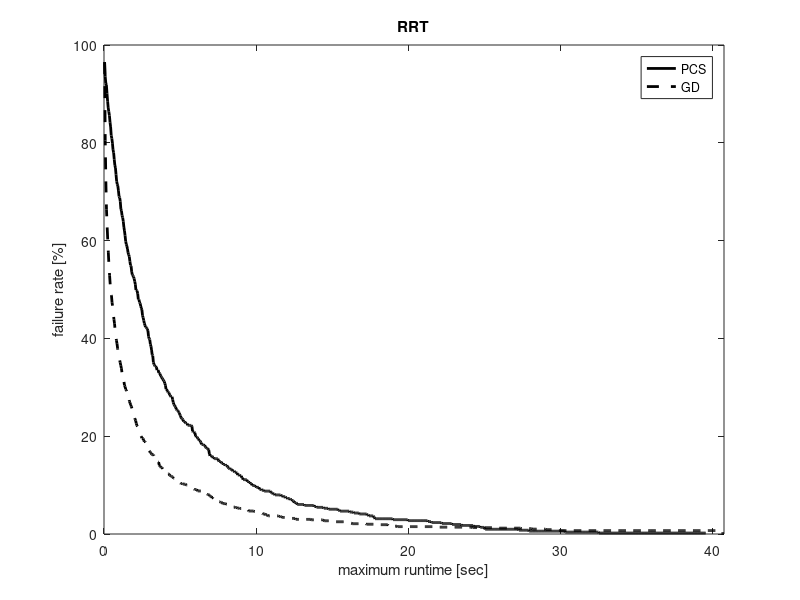
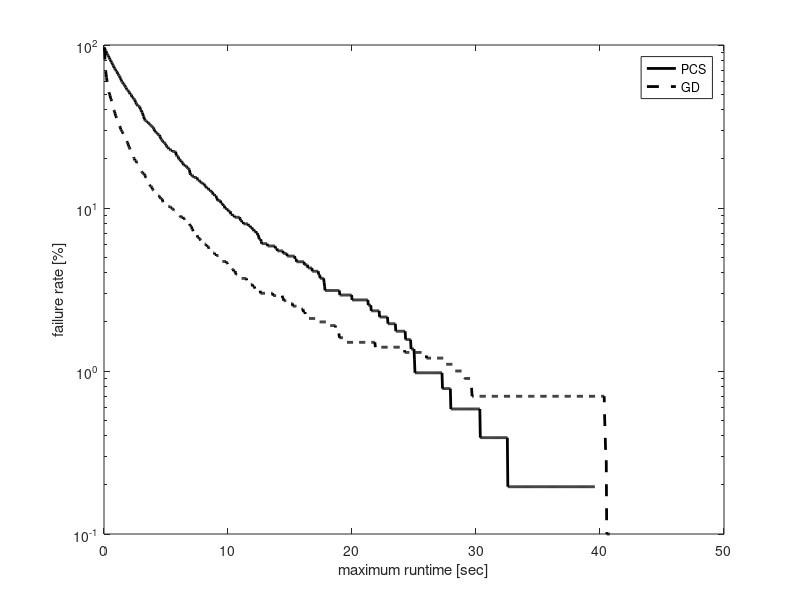

MATLAB code to generate these figures, in order:
% In this experiment I compare the performance of the GD (with KDL) and the
% PCS while using the LazyRRT planner on one scene with obstacles where the start and goal configurations
% are:
% State c_start = {0.5236, 1.7453, -1.8326, -1.4835,	1.5708,	0, 1.004278, 0.2729, 0.9486, -1.15011, 1.81001, -1.97739};
% State c_goal = {0.5236, 0.34907, 0.69813, -1.3963, 1.5708, 0, 0.7096, 1.8032, -1.7061, -1.6286, 1.9143, -2.0155}; // Robot 2 no backflip - Elbow down
% The maximum step distance is 1.05.
% With joint limits of the ABB robots
% last updated: 08/22/17
% Maximum step size for both planners: 2

clear all
clc

%%
D1 = load('benchmark_LazyRRT_PCS_3poles_range2.txt'); 
D1 = D1(D1(:,2)==1,:);

verf = D1(:,1)==1;
suc = D1(:,2)==1;

disp('PCS:');
disp(['Results of ' num2str(size(D1,1)) ' queries.']);
disp(['Percent of successful queries verified: ' num2str(sum(verf & suc)/sum(suc)*100) '%']);
disp(['Plan distance: ' num2str(D1(1,3)) ]);
disp(['Avg. runtime: ' num2str(mean(D1(:,4))*1e3)  ' +/- ' num2str(std(D1(:,4))/sqrt(size(D1,1))*1e3) ' msec ']);
disp(['Avg. local-connection time: ' num2str(mean(D1(:,12))*1e3)  ' +/- ' num2str(std(D1(:,12))/sqrt(size(D1,1))*1e3) ' msec ']);
disp(['Avg. nodes in path: ' num2str(floor(mean(D1(:,10)))) ]);
disp(['Avg. nodes in trees: ' num2str(floor(mean(D1(:,11)))) ]);
disp(['Avg. number of IK solutions: ' num2str(floor(mean(D1(:,5)))) ]);



%%
D2 = load('benchmark_LazyRRT_GD_3poles_range2.txt'); 
verf = D2(:,1)==1;
suc = D2(:,2)==1;

disp('GD:');
disp(['Results of ' num2str(size(D2,1)) ' queries.']);
disp(['Percent of successful queries verified: ' num2str(sum(verf & suc)/sum(suc)*100) '%']);
disp(['Plan distance: ' num2str(D2(1,3)) ]);
disp(['Avg. runtime: ' num2str(mean(D2(:,4))*1e3)  ' +/- ' num2str(std(D2(:,4))/sqrt(size(D2,1))*1e3) ' msec ']);
disp(['Avg. local-connection time: ' num2str(mean(D2(:,12))*1e3)  ' +/- ' num2str(std(D2(:,12))/sqrt(size(D2,1))*1e3) ' msec ']);
disp(['Avg. nodes in path: ' num2str(floor(mean(D2(:,10)))) ]);
disp(['Avg. nodes in trees: ' num2str(floor(mean(D2(:,11)))) ]);
disp(['Avg. number of projections: ' num2str(floor(mean(D2(:,5)))) ]);

%%
% PCS
td = D1(:,4);
maxT = max(td);
T1 = linspace(0,maxT,1000);
T1 = T1(2:end);
for i = 1:length(T1)
    sd = td < T1(i);
    md(i) = mean(td(sd));
    Md(i) = 1-sum(sd)/length(td);
end
%%
% GD
tg = D2(:,4);
maxT = max(tg);
T2 = linspace(0,maxT,1000);
T2 = T2(2:end);
for i = 1:length(T2)
    sg = tg < T2(i);
    mg(i) = mean(tg(sg));
    Mg(i) = 1-sum(sg)/length(tg);
end
%%
h = figure(1);
clf
plot(T1,Md*100,'-k','linewidth',2);
hold on
plot(T2,Mg*100,'--k','linewidth',2);
hold off
xlabel('maximum runtime [sec]');
ylabel('failure rate [%]');
legend('PCS','GD');
xlim([0 max([T1 T2])]);
title('RRT');
% set(h, 'Position', [100, 100, 800, 400]);

h = figure(2);
clf
semilogy(T1,Md*100,'-k','linewidth',2);
hold on
semilogy(T2,Mg*100,'--k','linewidth',2);
hold off
xlabel('maximum runtime [sec]');
ylabel('failure rate [%]');
legend('PCS','GD');
% xlim([0 6]);
% set(h, 'Position', [100, 100, 800, 400]);

%% 
disp(' ');
disp(['Speed-up t_{pcs}/t_{gd}: ' num2str(mean(D1(:,4))/mean(D2(:,4))) ]);
